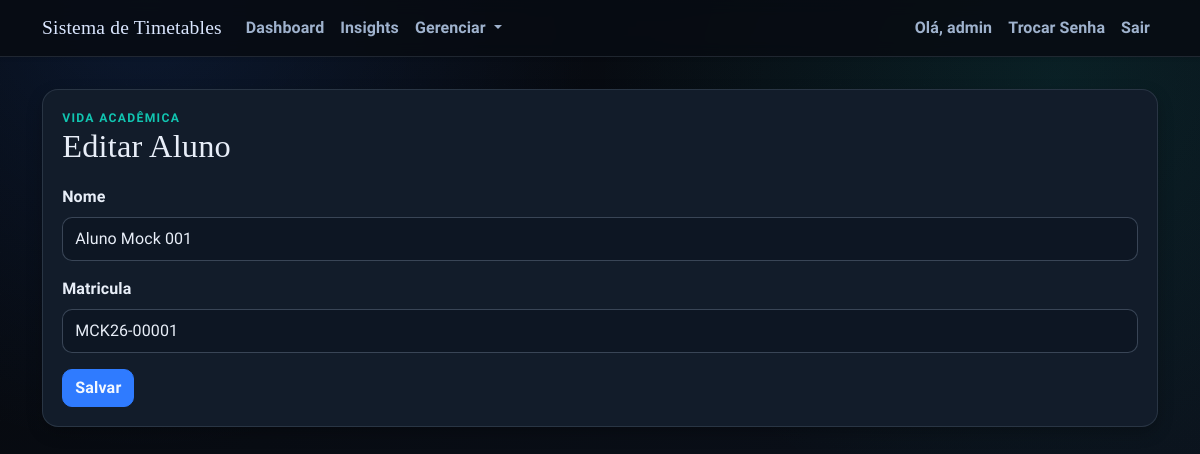
Page /aluno/edit/141 (signed in) on the committed database.
### app/models.py (models this page shows, shortened)
class User(UserMixin, db.Model):
    id = db.Column(db.Integer, primary_key=True)
    username = db.Column(db.String(64), unique=True, nullable=False)
    email = db.Column(db.String(120), unique=True, nullable=False)
    password_hash = db.Column(db.String(128))
    role = db.Column(db.String(20), default='professor')  # 'admin' or 'professor'
    def is_admin(self):
        return self.role == 'admin'

class Aluno(db.Model):
    id = db.Column(db.Integer, primary_key=True)
    nome = db.Column(db.String(120), nullable=False)
    matricula = db.Column(db.String(30), unique=True, nullable=False)
    created_at = db.Column(db.DateTime(timezone=True), nullable=False, default=utc_now)

### app/routes/admin.py (the view, shortened to what this page needs)
@bp.route("/aluno/edit/<int:id>", methods=["GET", "POST"])
@login_required
@admin_required
def edit_aluno(id):
    aluno = db.get_or_404(Aluno, id)
    form = AlunoForm()
    if request.method == "GET":
        form.nome.data = aluno.nome
        form.matricula.data = aluno.matricula
    return render_template("aluno_form.html", form=form, title="Editar Aluno")

### app/forms.py
class AlunoForm(FlaskForm):
    nome = StringField("Nome", validators=[DataRequired(), Length(min=2, max=120)])
    matricula = StringField("Matricula", validators=[DataRequired(), Length(min=2, max=30)])
    submit = SubmitField("Salvar")

### app/models.py (called while the page is built)
@login_manager.user_loader
def load_user(user_id):
    return db.session.get(User, int(user_id))

### app/routes/helpers.py (called while the page is built)
def admin_required_redirect():
    if getattr(current_user, "is_authenticated", False) and current_user.is_admin():
        return None
    flash("Acesso restrito ao administrador.", "danger")
    return redirect(url_for("main.index"))

def admin_required(view_func):
    @wraps(view_func)
    def wrapper(*args, **kwargs):
        guard = admin_required_redirect()
        if guard:
            return guard
        return view_func(*args, **kwargs)
    return wrapper

### templates/aluno_form.html (shortened to what this page needs)
{% extends "base.html" %}
{% from "_form_helpers.html" import render_field %}
{% block content %}
<section class="surface form-shell stagger-in">
  <div class="page-head">
    <div>
      <p class="eyebrow">Vida Acadêmica</p>
      <h1>{{ title }}</h1>
    </div>
  </div>
  <form method="POST" novalidate>
    {{ render_field(form.nome) }}
    {{ render_field(form.matricula) }}
    {{ form.submit(class="btn btn-primary") }}
  </form>
</section>
{% endblock %}

### templates/base.html (shortened to what this page needs)
<!doctype html>
<html lang="pt-br">
  <head>
    <link
      href="https://cdn.jsdelivr.net/npm/bootstrap@5.1.3/dist/css/bootstrap.min.css"
      rel="stylesheet"
    />
    <link rel="stylesheet" href="{{ url_for('static', filename='css/styles.css') }}" />
  </head>
  <body>
    <nav class="navbar navbar-expand-lg app-nav shadow-sm">
      <div class="container">
        <a class="navbar-brand" href="{{ url_for('main.index') }}">
          Sistema de Timetables
        </a>
        {% if current_user.is_authenticated %}
        <div class="collapse navbar-collapse" id="navbarNav">
          <ul class="navbar-nav me-auto">
            {% if current_user.is_admin() %}
            <li class="nav-item">
              <a class="nav-link" href="{{ url_for('main.admin_dashboard') }}">Dashboard</a>
            </li>
            <li class="nav-item">
              <a class="nav-link" href="{{ url_for('main.admin_insights') }}">Insights</a>
            </li>
            <li class="nav-item dropdown">
              <a
                class="nav-link dropdown-toggle"
                href="#"
                id="adminDropdown"
                role="button"
                data-bs-toggle="dropdown"
                aria-expanded="false"
              >
                Gerenciar
              </a>
            </li>
            {% else %}
            <li class="nav-item">
              <a class="nav-link" href="{{ url_for('main.professor_dashboard') }}">Minhas Turmas</a>
            </li>
            {% endif %}
          </ul>
          <ul class="navbar-nav">
            <li class="nav-item">
              <span class="nav-link">Olá, {{ current_user.username }}</span>
            </li>
            <li class="nav-item">
              <a class="nav-link" href="{{ url_for('main.change_password') }}">Trocar Senha</a>
            </li>
            <li class="nav-item">
              <a class="nav-link" href="{{ url_for('main.logout') }}">Sair</a>
            </li>
          </ul>
        </div>
        {% endif %}
      </div>
    </nav>
    <main class="container app-main">
      {% block content %}{% endblock %}
    </main>
  </body>
</html>

### templates/_form_helpers.html (shortened to what this page needs)
{% macro render_field(field, class_name='form-control') %}
<div class="mb-3">
  {{ field.label(class="form-label") }}
  {% if field.type in ['SelectField'] %}
  {% set base_class = 'form-select' %}
  {% else %}
  {% set base_class = class_name %}
  {% endif %}
  {% set field_class = base_class + (' is-invalid' if field.errors else '') %}
  {{ field(class=field_class) }}
</div>
{% endmacro %}

### static/css/styles.css (style rules this page uses)
:root { --bg-1: #05070b; --bg-2: #0d1420; --surface: #121c2a; --surface-soft: #192636; --ink-1: #e8eef8; --ink-2: #9fb2cd; --line: #273954; --brand: #2f7bff; --brand-strong: #1f5fd0; --accent: #11c5b1; --accent-strong: #0d9788; --ok: #22c55e; --danger: #f25f7a; --warning: #f4b642; --radius-lg: 16px; --radius-md: 10px; --shadow-soft: 0 10px 26px rgba(0, 0, 0, 0.3); --shadow-subtle: 0 6px 16px rgba(0, 0, 0, 0.24); }
* { box-sizing: border-box; }
body { margin: 0; min-height: 100vh; font-family: "Source Sans 3", "Trebuchet MS", sans-serif; color: var(--ink-1); background: radial-gradient(circle at 12% 0%, rgba(47, 123, 255, 0.14), transparent 34%), radial-gradient(circle at 88% 10%, rgba(17, 197, 177, 0.1), transparent 36%), linear-gradient(145deg, var(--bg-1) 0%, var(--bg-2) 100%); }
body::before { content: ""; position: fixed; inset: 0; pointer-events: none; background-image: linear-gradient(rgba(255, 255, 255, 0.02) 1px, transparent 1px), linear-gradient(90deg, rgba(255, 255, 255, 0.02) 1px, transparent 1px); background-size: 42px 42px; opacity: 0.36; z-index: -1; }
h1, h2, h3, h4, h5, h6, .navbar-brand { font-family: "Bree Serif", Georgia, serif; letter-spacing: 0.2px; }
h1 { margin: 0; font-size: clamp(1.8rem, 2.7vw, 2.4rem); color: var(--ink-1); }
p, label, span, li, input, select, button { letter-spacing: 0.1px; }
.app-nav { position: relative; z-index: 1050; overflow: visible; border-bottom: 1px solid rgba(159, 178, 205, 0.16); backdrop-filter: blur(8px); background: rgba(7, 12, 19, 0.88); }
.navbar-brand { display: inline-flex; align-items: center; gap: 0; color: #dbe7ff !important; font-size: 1.22rem; }
.navbar-nav .nav-link { color: var(--ink-2) !important; font-weight: 700; border-radius: 999px; transition: background 0.2s ease, color 0.2s ease; }
.app-main { padding-top: 2rem; padding-bottom: 2.4rem; }
.page-head { display: flex; flex-wrap: wrap; align-items: center; justify-content: space-between; gap: 0.8rem; margin-bottom: 1.15rem; }
.eyebrow { margin: 0; text-transform: uppercase; font-size: 0.76rem; letter-spacing: 1.3px; color: var(--accent); font-weight: 800; }
.surface { background: var(--surface); border: 1px solid rgba(159, 178, 205, 0.16); border-radius: var(--radius-lg); box-shadow: var(--shadow-subtle); }
.form-shell, .table-shell, .section-shell { padding: 1.2rem; }
.form-label { font-weight: 700; color: var(--ink-1); }
.form-control, .form-select { border-radius: var(--radius-md); border: 1px solid rgba(159, 178, 205, 0.3); background: #0d1623; color: var(--ink-1); min-height: 44px; }
.form-control::placeholder { color: rgba(159, 178, 205, 0.75); }
.btn { border-radius: 10px; font-weight: 700; letter-spacing: 0.2px; border-width: 1px; transition: background-color 0.2s ease, border-color 0.2s ease, color 0.2s ease; }
.btn-primary { color: #f3f8ff; background: var(--brand); border-color: var(--brand); }
.stagger-in { animation: riseIn 0.45s ease both; }

### rows in the picture
User: username "admin"
Aluno: nome "Aluno Mock 001", matricula "MCK26-00001"

### other values in the picture
{{ title }} "Editar Aluno"
{{ field.label(class="form-label") }} "Nome Matricula"
